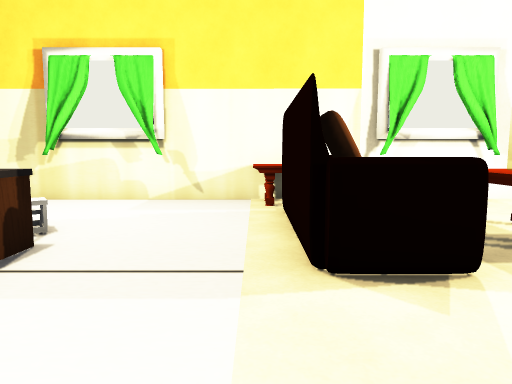
View 1 (above)

16 first-person views from a walk through a 3-D level made in the Unity game engine. The camera is 1.3 m above the floor, tilts 6° down and sees 70° across. The floor is counted in squares, 1 m on a side. Each view is taken from the middle of a square. On the plan, view 1 faces up. The plan holds only what a view shows up to about 15 squares ahead; the rest is blank. The place goes on beyond the plan. The player is left out. Some animated figures are left out. Some surface patterns are stand-ins.

View 2
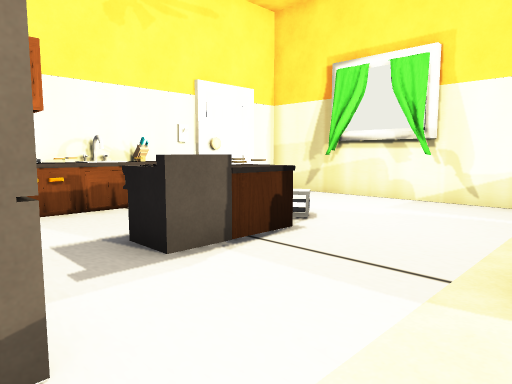

View 3
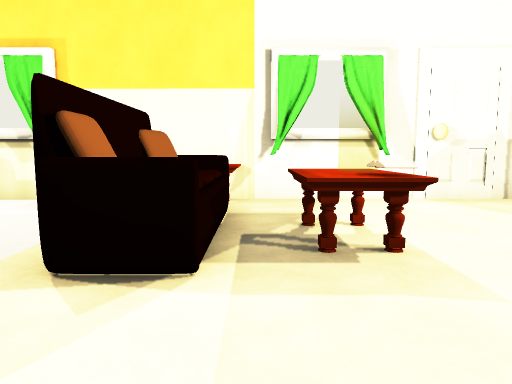

View 4
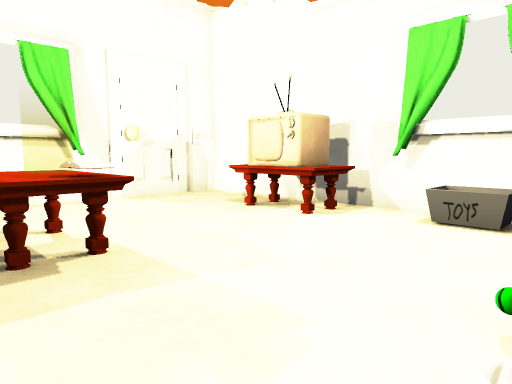

View 5
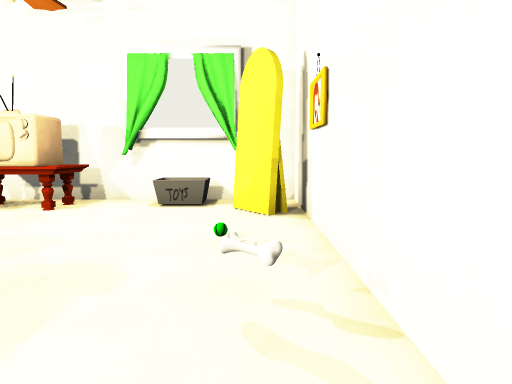

View 6
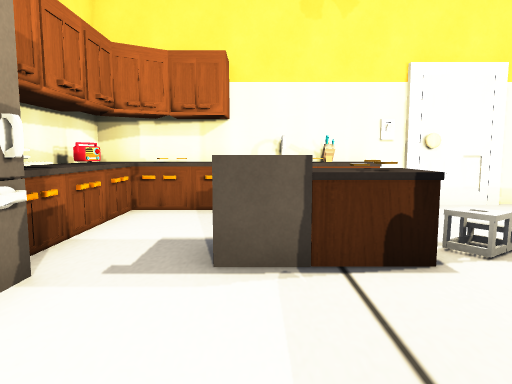

View 7
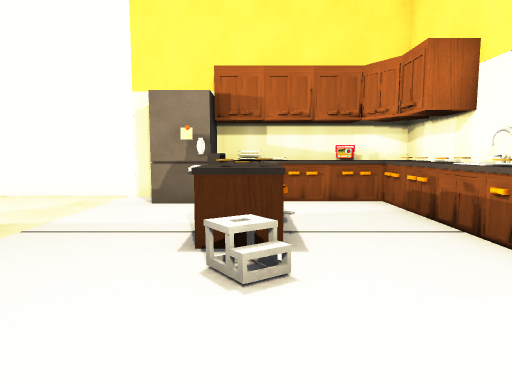

View 8
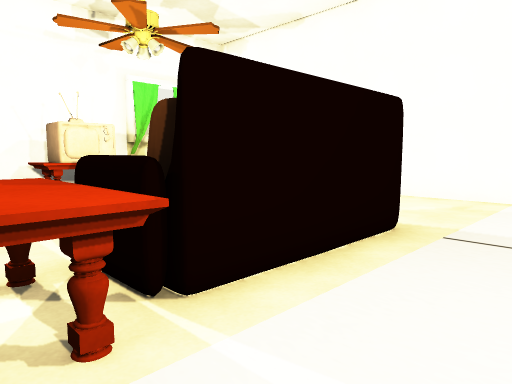

View 9
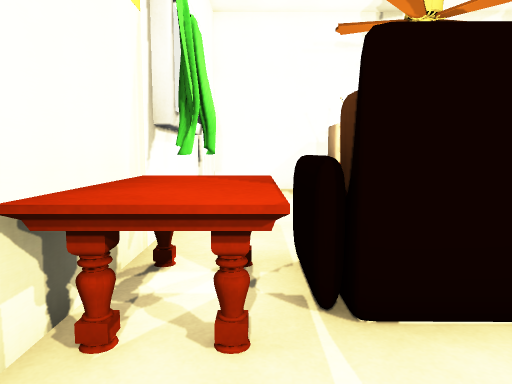

View 10
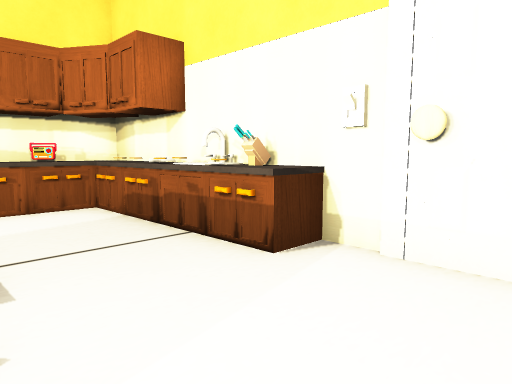

View 11
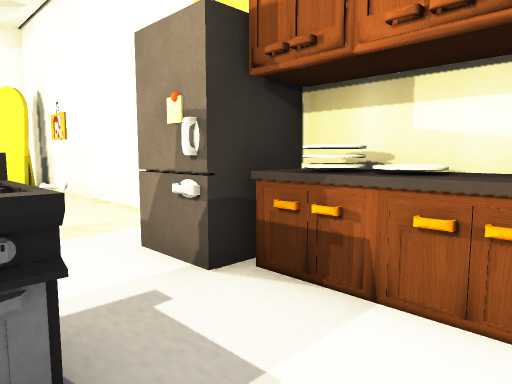

View 12
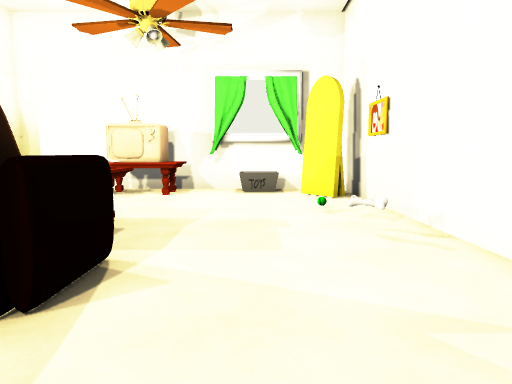

View 13
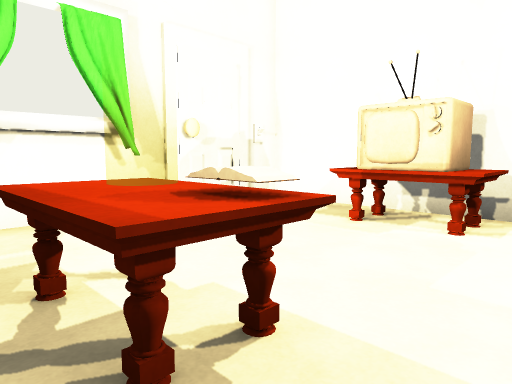

View 14
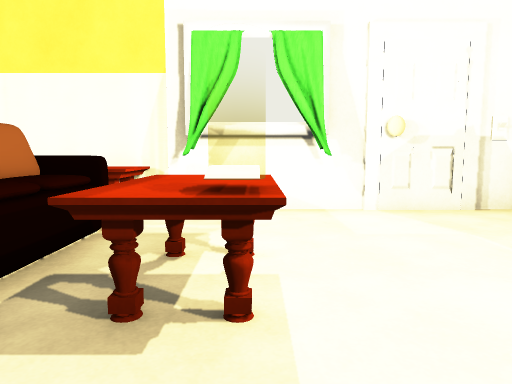

View 15
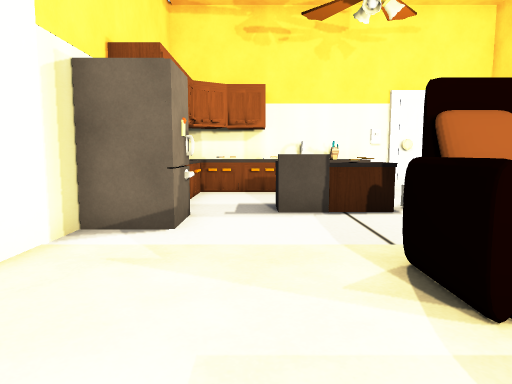

View 16
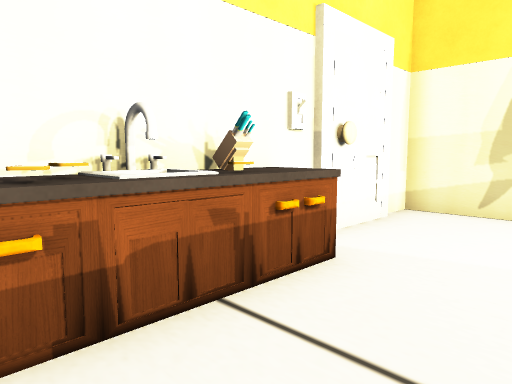

### Floor plan
Points are (right, up) in squares from view 1. A wall is a line through its corners. A room is listed if a view was taken in it or the views show most of it. See-through windows are left out.
Room 1 (views 1, 2, 3, 4, 5, 6, 7, 8, 9, 10, 11, 12, 13, 14, 15, 16)
walls: (-3.6, 5.1) (-3.1, 5.1) (-3.1, 4.4); (-7.4, 2.9) (-7.4, 0.1); (-6.5, 0.1) (-5.4, 0.1); (-6, -1.1) (11.3, -1.1) (11.3, 0.5); (11.3, 6.4) (11.3, 10.5) (-8.5, 10.5) (-8.5, 2.4); (11.3, 3.4) (11.3, 4.5)
objects: other object (-9, 5); other object (-8, 3); other object (-8, 4); other object (-8, 5); other object (-8, 6); other object (-5, 0); other object (-5, 1); other object (-4, 0); other object (-4, 1); other object (-4, 3) to (-3, 4); other object (-4, 4); other object (-4, 5); other object (-4, 6); other object (-2, -1) to (-1, 1); other object (0, 9) to (2, 10); other object (1, 4) to (2, 8); other object (4, 0); other object (4, 5) to (5, 7); other object (5, 5); other object (9, 0) to (10, 0); other object (9, 5) to (10, 7); other object (9, 7); other object (10, 1) to (11, 2); other object (11, 5) to (11, 6)

Where each view was taken, in squares from view 1:
view 1: 0 up, 0 right, facing up
view 2: 0 up, 1 right, facing up-left
view 3: 0 up, 3 right, facing up
view 4: 0 up, 3 right, facing up-right
view 5: 0 up, 1 right, facing right
view 6: 3 up, 1 right, facing left
view 7: 10 up, 4 left, facing down
view 8: 10 up, 2 left, facing down-right
view 9: 9 up, 2 left, facing right
view 10: 9 up, 4 left, facing down-left
view 11: 3 up, 6 left, facing down-right
view 12: 2 up, 2 left, facing right
view 13: 3 up, 3 right, facing up-right
view 14: 2 up, 5 right, facing up
view 15: 2 up, 5 right, facing left
view 16: 2 up, 5 left, facing up-left
